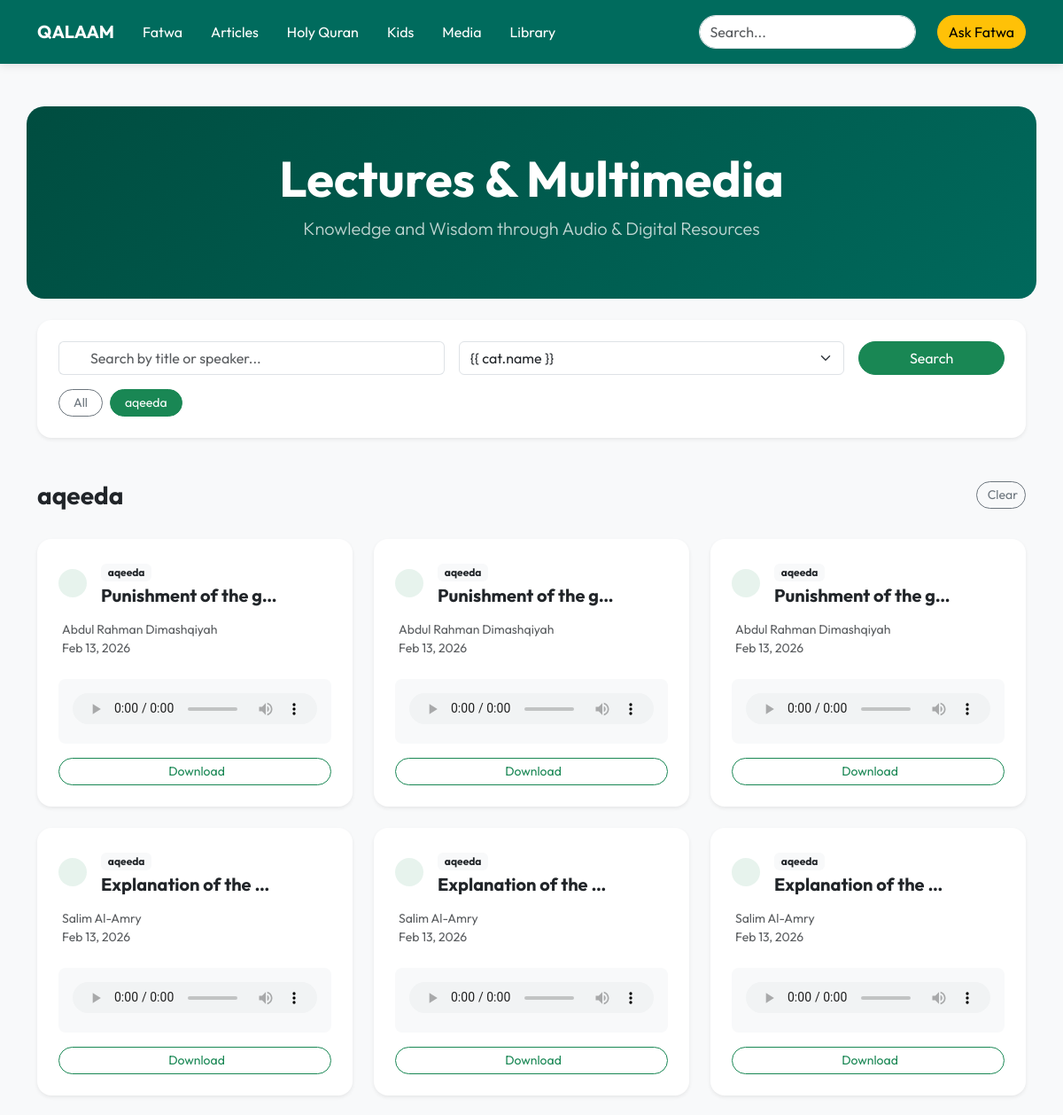
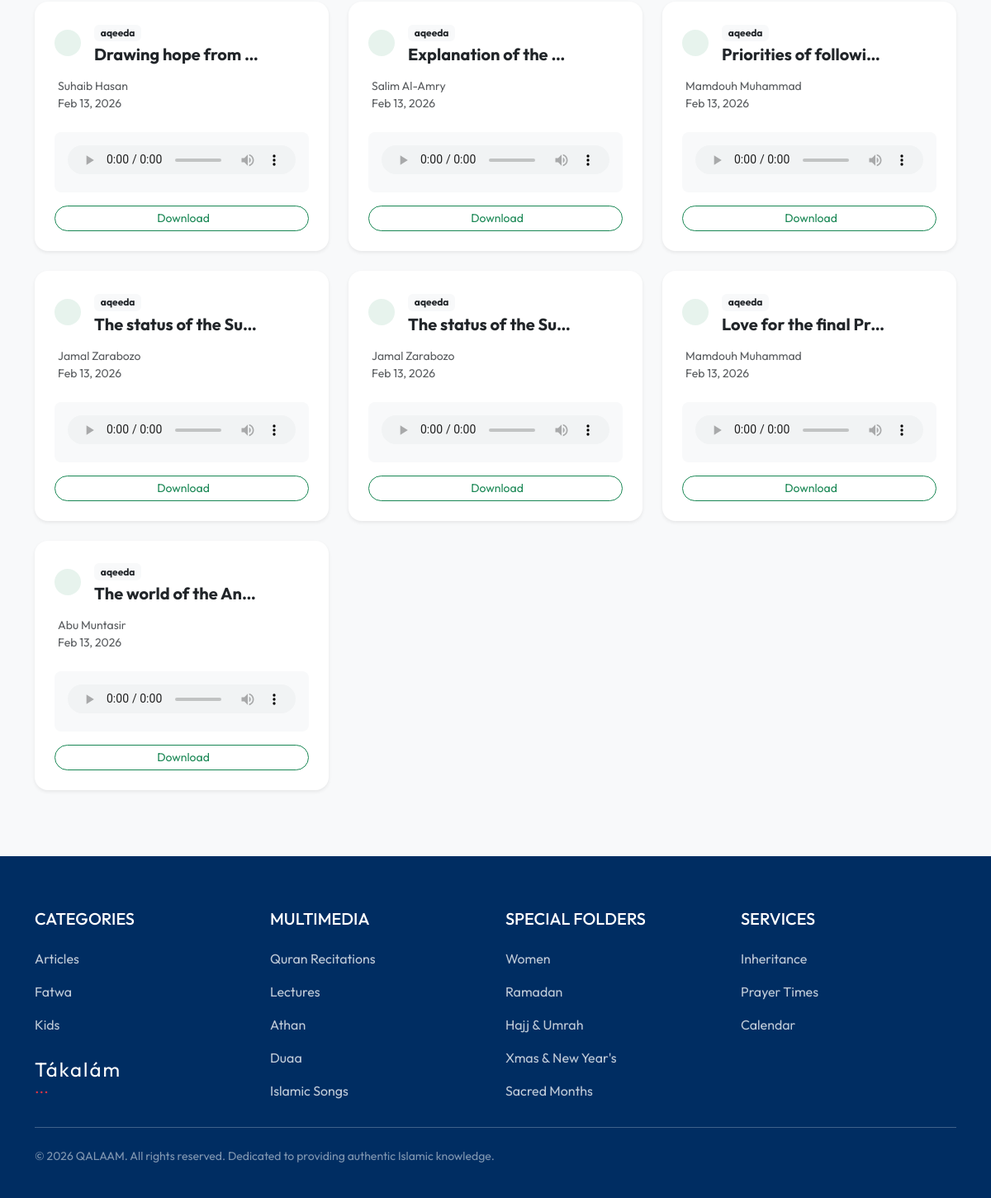
The page /content/audio/?category=aqeeda on the database its author committed (2 pictures, top to bottom).
### content/models.py (models this page shows, shortened)
class ContentCategory(MPTTModel):
    name = models.CharField(max_length=200)
    parent = TreeForeignKey('self', on_delete=models.CASCADE, null=True, blank=True, related_name='children')
    slug = models.SlugField(unique=True)
    icon = models.CharField(max_length=50, default='bi-folder', help_text="Bootstrap icon class (e.g., bi-book)")
    class MPTTMeta:
        order_insertion_by = ['name']

class Audio(models.Model):
    title = models.CharField(max_length=500)
    file = models.FileField(upload_to='audio/')
    speaker = models.CharField(max_length=200)
    category = models.ForeignKey(ContentCategory, on_delete=models.CASCADE, related_name='audios')
    created_at = models.DateTimeField(auto_now_add=True)

### content/views.py (the view)
# urls.py: path('audio/', views.AudioListView.as_view(), name='audio_list'),
class AudioListView(ListView):
    model = Audio
    template_name = 'content/audio_list.html'
    context_object_name = 'audios'
    paginate_by = 20
    def get_queryset(self):
        queryset = Audio.objects.filter(
            Q(category__name__iexact='Lectures') |
            Q(category__parent__name__iexact='Lectures')
        )
        query = self.request.GET.get('q')
        category_slug = self.request.GET.get('category')
        if query:
            queryset = queryset.filter(
                Q(title__icontains=query) |
                Q(speaker__icontains=query)
            )
        if category_slug:
            queryset = queryset.filter(category__slug=category_slug)
        return queryset
    def get_context_data(self, **kwargs):
        context = super().get_context_data(**kwargs)
        query = self.request.GET.get('q')
        category_slug = self.request.GET.get('category')
        try:
            lectures_cat = ContentCategory.objects.get(name__iexact='Lectures')
            context['categories'] = lectures_cat.get_children()
        except ContentCategory.DoesNotExist:
            context['categories'] = []
        context['current_category'] = category_slug
        context['query'] = query
        context['show_categories'] = not category_slug and not query
        return context

### templates/content/audio_list.html (shortened to what this page needs)
{% extends 'base.html' %}
{% block content %}
<div class="row mb-4">
    <div class="col-12 text-center py-5"
        style="background: linear-gradient(135deg, #004d40 0%, #00695c 100%); border-radius: 20px; color: white;">
        <h1 class="display-4 fw-bold">Lectures & Multimedia</h1>
        <p class="lead opacity-75">Knowledge and Wisdom through Audio & Digital Resources</p>
    </div>
</div>
<div class="row mb-5">
    <div class="col-12">
        <div class="card border-0 shadow-sm rounded-4 p-4">
            <form method="GET" class="row g-3 align-items-center">
                <div class="col-md-5">
                    <div class="input-group">
                        <span class="input-group-text bg-transparent border-end-0"></span>
                        <input type="text" name="q" class="form-control border-start-0"
                            placeholder="Search by title or speaker..." value="{{ query|default:'' }}">
                    </div>
                </div>
                <div class="col-md-5">
                    <select name="category" class="form-select" onchange="this.form.submit()">
                        {% for cat in categories %}
                        <option value="{{ cat.slug }}" {% if cat.slug == current_category %}selected{% endif %}>{{
                            cat.name }}</option>
                        {% endfor %}
                    </select>
                </div>
                <div class="col-md-2">
                    <button type="submit" class="btn btn-success w-100 rounded-pill">Search</button>
                </div>
            </form>
            <div class="mt-3 d-flex flex-wrap gap-2">
                <a href="{% url 'content:audio_list' %}"
                    class="btn btn-sm {% if not current_category %}btn-success{% else %}btn-outline-secondary{% endif %} rounded-pill px-3">All</a>
                {% for cat in categories %}
                <a href="?category={{ cat.slug }}{% if query %}&q={{ query }}{% endif %}"
                    class="btn btn-sm {% if current_category == cat.slug %}btn-success{% else %}btn-outline-secondary{% endif %} rounded-pill px-3">
                    {{ cat.name }}
                </a>
                {% endfor %}
            </div>
        </div>
    </div>
</div>
<div class="row g-4" {% if show_categories %}style="display: none;" {% endif %}>
    <div class="col-12 d-flex justify-content-between align-items-center mb-2">
        <h3 class="fw-bold mb-0">
            {% if current_category %}
            {% for cat in categories %}{% if cat.slug == current_category %}{{ cat.name }}{% endif %}{% endfor %}
            {% elif query %}
            Search Results for "{{ query }}"
            {% endif %}
        </h3>
        {% if current_category or query %}
        <a href="{% url 'content:audio_list' %}" class="btn btn-sm btn-outline-secondary rounded-pill">
             Clear
        </a>
        {% endif %}
    </div>
    {% for audio in audios %}
    <div class="col-md-6 col-lg-4">
        <div class="card h-100 border-0 shadow-sm rounded-4 overflow-hidden lecture-card">
            <div class="card-body p-4">
                <div class="d-flex align-items-center mb-3">
                    <div class="bg-success bg-opacity-10 p-3 rounded-circle me-3">
                    </div>
                    <div>
                        <span class="badge bg-light text-dark mb-1">{{ audio.category.name }}</span>
                        <h5 class="card-title fw-bold mb-0 text-truncate" style="max-width: 200px;">{{ audio.title }}
                        </h5>
                    </div>
                </div>
                <p class="text-muted small mb-4">
                     {{ audio.speaker }}<br>
                     {{ audio.created_at|date:"M d, Y" }}
                </p>
                <div class="audio-player-container bg-light p-3 rounded-3 mb-3 text-center">
                    <audio controls class="w-100" style="height: 35px;">
                        <source src="{{ audio.file.url }}" type="audio/mpeg">
                    </audio>
                </div>
                <div class="d-flex gap-2 mt-auto">
                    <a href="{{ audio.file.url }}" download
                        class="btn btn-outline-success flex-grow-1 rounded-pill btn-sm">
                         Download
                    </a>
                </div>
            </div>
        </div>
    </div>
    {% endfor %}
</div>
{% endblock %}

### templates/base.html (style rules this page uses)
:root { --primary-color: #006b5d; --secondary-color: #effcf9; --accent-color: #ffd700; }
body { font-family: 'Outfit', sans-serif; background-color: #f8f9fa; }

### templates/content/audio_list.html (style rules this page uses)
.lecture-card, .category-card { transition: transform 0.3s ease, box-shadow 0.3s ease; }

### rows shown on the page
ContentCategory: name "aqeeda"
Audio: category.name "aqeeda", title "Punishment of the g…", speaker "Abdul Rahman Dimashqiyah", created_at "Feb 13, 2026"
Audio: category.name "aqeeda", title "Punishment of the g…", speaker "Abdul Rahman Dimashqiyah", created_at "Feb 13, 2026"
Audio: category.name "aqeeda", title "Punishment of the g…", speaker "Abdul Rahman Dimashqiyah", created_at "Feb 13, 2026"
Audio: category.name "aqeeda", title "Explanation of the…", speaker "Salim Al-Amry", created_at "Feb 13, 2026"
Audio: category.name "aqeeda", title "Explanation of the…", speaker "Salim Al-Amry", created_at "Feb 13, 2026"
Audio: category.name "aqeeda", title "Explanation of the…", speaker "Salim Al-Amry", created_at "Feb 13, 2026"
Audio: category.name "aqeeda", title "Drawing hope from…", speaker "Suhaib Hasan", created_at "Feb 13, 2026"
Audio: category.name "aqeeda", title "Explanation of the…", speaker "Salim Al-Amry", created_at "Feb 13, 2026"
Audio: category.name "aqeeda", title "Priorities of followi…", speaker "Mamdouh Muhammad", created_at "Feb 13, 2026"
Audio: category.name "aqeeda", title "The status of the Su…", speaker "Jamal Zarabozo", created_at "Feb 13, 2026"
Audio: category.name "aqeeda", title "The status of the Su…", speaker "Jamal Zarabozo", created_at "Feb 13, 2026"
Audio: category.name "aqeeda", title "Love for the final Pr…", speaker "Mamdouh Muhammad", created_at "Feb 13, 2026"
Audio: category.name "aqeeda", title "The world of the An…", speaker "Abu Muntasir", created_at "Feb 13, 2026"
